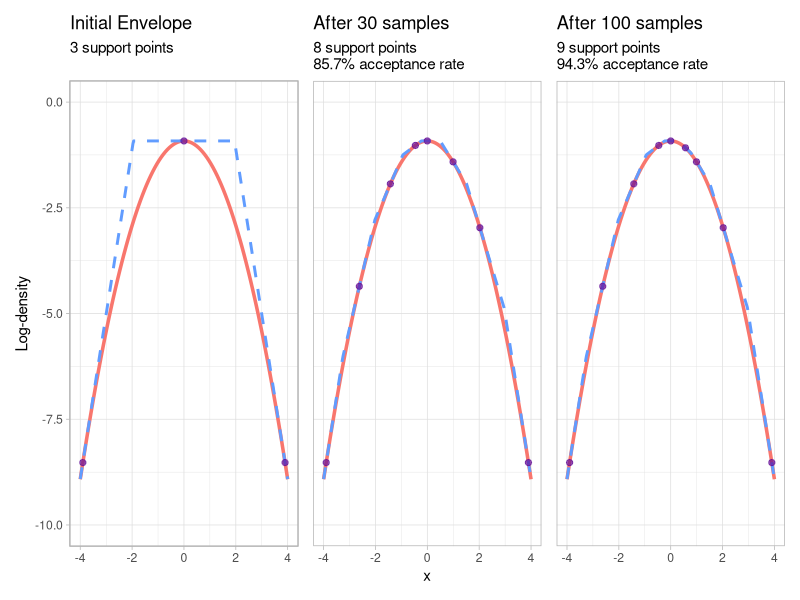
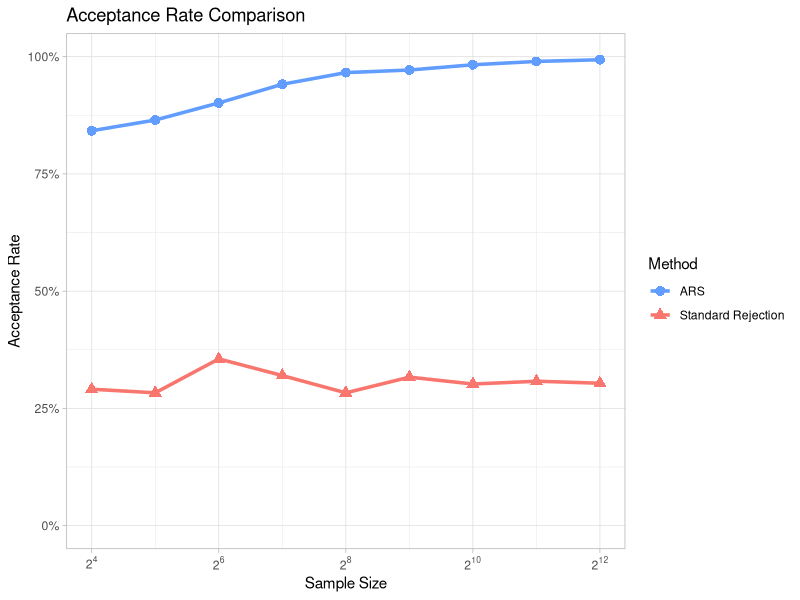
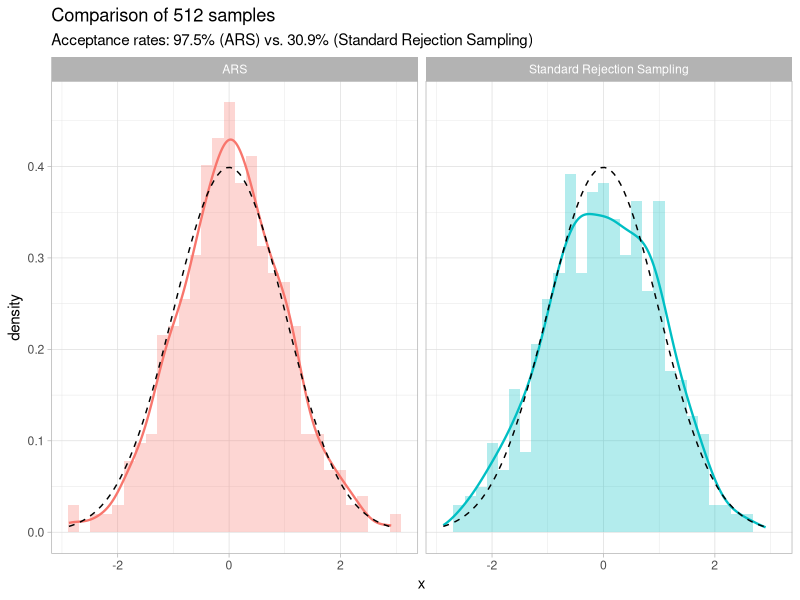
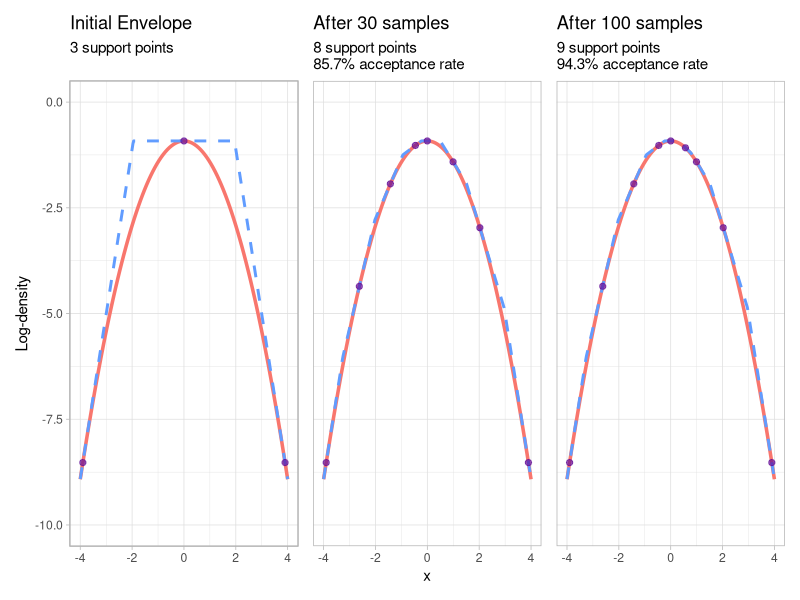
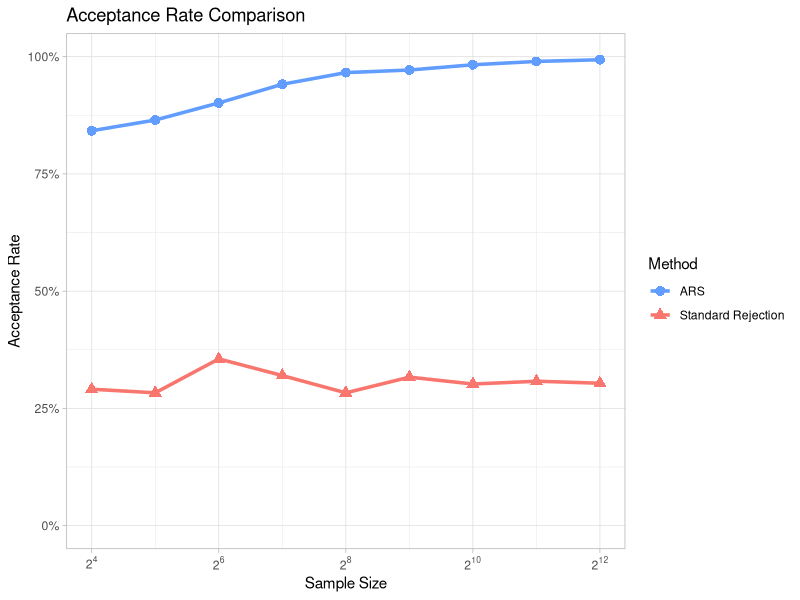
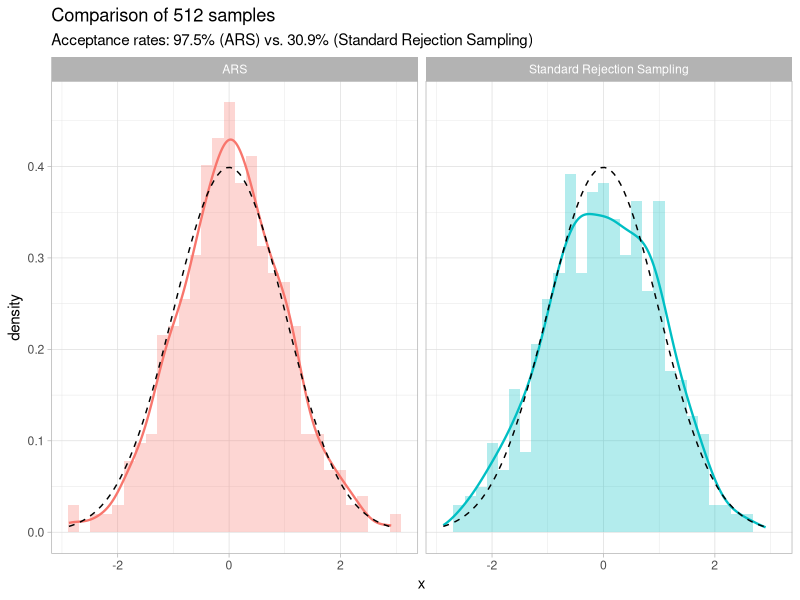

The R script that drew these images, in order:
## ---- chunk 1
knitr::opts_chunk$set(echo = TRUE, warning = FALSE)
library(tidyr)
library(dplyr)
library(ggplot2)
library(patchwork)
## ---- chunk 2
# Log-density and derivative for standard normal
log_normal_density <- function(x) {
  -0.5 * log(2 * pi) - 0.5 * x^2
}

log_normal_derivative <- function(x) {
  -x
}

normal_density <- function(x) {
  exp(log_normal_density(x))
}
## ---- chunk 3
# Standard rejection sampling with uniform proposal
standard_rejection_sampler <- function(n, domain = c(-4, 4)) {
  # Maximum of normal density on [-4, 4] is at x=0
  M <- 1 / sqrt(2 * pi)  # ≈ 0.399
  
  samples <- numeric(n)
  n_accepted <- 0
  n_total <- 0
  
  while (n_accepted < n) {
    x_prop <- runif(1, domain[1], domain[2])
    u <- runif(1)
    
    n_total <- n_total + 1
    
    if (u <= normal_density(x_prop) / M) {
      n_accepted <- n_accepted + 1
      samples[n_accepted] <- x_prop
    }
  }
  
  attr(samples, "acceptance_rate") <- n_accepted / n_total
  samples
}
## ---- chunk 4
# Function to build piecewise linear envelope structure
build_ars_envelope <- function(support_points, domain = c(-4, 4)) {
  # Sort support points
  support_points <- sort(unique(support_points))
  k <- length(support_points)
  
  # Compute log-densities and derivatives at support points
  log_f <- log_normal_density(support_points)
  df <- log_normal_derivative(support_points)
  
  # Find intersection points of adjacent tangent lines
  # Solve: log_f[i] + df[i]*(x - support_points[i]) = log_f[i+1] + df[i+1]*(x - support_points[i+1])
  intersections <- numeric(k - 1)
  for (i in 1:(k-1)) {
    intersections[i] <- (log_f[i+1] - log_f[i] - df[i+1]*support_points[i+1] + df[i]*support_points[i]) / 
                       (df[i] - df[i+1])
  }
  
  # Define envelope segments: [domain[1], intersections[1], ..., intersections[k-1], domain[2]]
  boundaries <- c(domain[1], intersections, domain[2])
  
  # Return envelope structure (without probabilities)
  list(
    support_points = support_points,
    boundaries = boundaries,
    log_f = log_f,
    df = df
  )
}
## ---- chunk 5
# Function to calculate segment probabilities
calculate_segment_probabilities <- function(envelope_info) {
  k <- length(envelope_info$support_points)
  boundaries <- envelope_info$boundaries
  log_f <- envelope_info$log_f
  df <- envelope_info$df
  
  # Compute normalization constants for each segment
  # Each segment has form: exp(a*x + b) where a = df[i], b = log_f[i] - df[i]*support_points[i]
  segment_probs <- numeric(k)
  for (i in 1:k) {
    a <- df[i]  # slope of tangent line
    b <- log_f[i] - df[i] * envelope_info$support_points[i]  # intercept
    
    if (abs(a) < 1e-10) {  # Nearly constant segment
      segment_probs[i] <- exp(b) * (boundaries[i+1] - boundaries[i])
    } else {  # Exponential segment
      segment_probs[i] <- exp(b) * (exp(a * boundaries[i+1]) - exp(a * boundaries[i])) / a
    }
  }
  
  # Return normalized probabilities
  segment_probs / sum(segment_probs)
}
## ---- chunk 6
# Function to sample from the piecewise envelope
sample_from_envelope <- function(n_samples, envelope_info, segment_probs) {
  samples <- numeric(n_samples)
  
  for (i in 1:n_samples) {
    # Step 1: Choose segment based on probabilities
    segment <- sample(1:length(segment_probs), 1, prob = segment_probs)
    
    # Step 2: Sample from chosen segment
    # Get segment parameters
    a <- envelope_info$df[segment]  # slope
    b <- envelope_info$log_f[segment] - envelope_info$df[segment] * envelope_info$support_points[segment]  # intercept
    x_min <- envelope_info$boundaries[segment]
    x_max <- envelope_info$boundaries[segment + 1]
    
    if (abs(a) < 1e-10) {
      # Nearly constant segment: uniform sampling
      samples[i] <- runif(1, x_min, x_max)
    } else {
      # Exponential segment: inverse CDF sampling
      # We want to sample from exp(ax + b) on [x_min, x_max]
      # CDF: F(x) = [exp(ax + b) - exp(a*x_min + b)] / [exp(a*x_max + b) - exp(a*x_min + b)]
      u <- runif(1)
      if (a > 0) {
        samples[i] <- log(u * (exp(a * x_max) - exp(a * x_min)) + exp(a * x_min)) / a
      } else {
        samples[i] <- log((1 - u) * (exp(a * x_min) - exp(a * x_max)) + exp(a * x_max)) / a
      }
    }
  }
  
  samples
}
## ---- chunk 7
# Complete ARS implementation
ars_sampler <- function(n, domain = c(-4, 4), eps = 0.1) {
  # Initialize support points: domain edges + midpoint
  midpoint <- mean(domain)
  support_points <- c(domain[1] + eps, midpoint, domain[2] - eps)
  
  samples <- numeric(n)
  n_accepted <- 0
  n_total <- 0
  adaptation_history <- list()
  
  # Store initial support points
  initial_support_points <- support_points
  
  while (n_accepted < n) {
    # Build envelope structure
    envelope_info <- build_ars_envelope(support_points, domain)
    
    # Calculate segment probabilities
    segment_probs <- calculate_segment_probabilities(envelope_info)
    
    # Sample from envelope
    x_prop <- sample_from_envelope(1, envelope_info, segment_probs)
    
    # Accept/reject against true density
    # Compute envelope value at proposed point
    # Find which segment contains x_prop
    segment <- which(x_prop >= envelope_info$boundaries[-length(envelope_info$boundaries)] & 
                    x_prop < envelope_info$boundaries[-1])[1]
    if (is.na(segment)) segment <- length(envelope_info$support_points)  # Handle boundary case
    
    envelope_val <- envelope_info$log_f[segment] + envelope_info$df[segment] * (x_prop - envelope_info$support_points[segment])
    log_target <- log_normal_density(x_prop)
    
    n_total <- n_total + 1
    
    if (log(runif(1)) <= log_target - envelope_val) {
      # Accept the sample
      n_accepted <- n_accepted + 1
      samples[n_accepted] <- x_prop
    } else {
      # Reject and adapt: add rejection point to support set
      support_points <- c(support_points, x_prop)
      adaptation_history[[length(adaptation_history) + 1]] <- x_prop
    }
  }
  
  attr(samples, "acceptance_rate") <- n_accepted / n_total
  attr(samples, "adaptations") <- length(adaptation_history)
  attr(samples, "initial_support_points") <- initial_support_points
  attr(samples, "final_support_points") <- sort(unique(support_points))
  samples
}
## ---- chunk 8
# Function to visualize envelope
plot_envelope <- function(n_points, same.seed = TRUE) {
  if(same.seed) {
    set.seed(42)
  }
  ars_samples <- ars_sampler(n_points)
  acceptance_rate <- attr(ars_samples, "acceptance_rate")
  support_points <- attr(ars_samples, "final_support_points")
  envelope_info <- build_ars_envelope(support_points)
  
  title = ifelse(n_points == 0, 
                 "Initial Envelope",
                 sprintf("After %d samples", n_points))
  
  x_grid <- seq(-4, 4, length.out = 300)
  true_log_density <- log_normal_density(x_grid)
  envelope <- numeric(length(x_grid))
  
  for (i in seq_along(x_grid)) {
    x <- x_grid[i]
    tangent_values <- envelope_info$log_f + envelope_info$df * (x - envelope_info$support_points)
    envelope[i] <- min(tangent_values)
  }
  
  tibble(x = x_grid, 
         envelope = envelope, 
         true_log_density = true_log_density) %>%
    ggplot(aes(x)) +
    stat_function(fun = log_normal_density, color = "#f8766d", lwd = 1.2) +
    geom_line(aes(y = envelope), color = "#619cff", lwd = 1, linetype = "dashed") +
    geom_point(data = tibble(
      x = support_points, 
      y = log_normal_density(support_points)
      ), aes(x, y), color = "#619", size = 1.8, alpha = .7) +
    scale_x_continuous(limits = c(-4, 4)) +
    scale_y_continuous(limits = c(-10, 0)) +
    theme_light() +
    labs(x = "x", y = "Log-density", 
         title = title,
         subtitle = ifelse(is.na(acceptance_rate),
                           sprintf("%d support points", length(support_points)),
                           sprintf("%d support points \n%.1f%% acceptance rate", length(support_points), 100*acceptance_rate)))
}
## ---- chunk 9
# Generate ARS samples to get initial and final support points
plots <- lapply(c(0, 30, 100), plot_envelope)

(p_envelope_comparison <- (plots[[1]] | plots[[2]] | plots[[3]]) +
 plot_layout(axes = "collect"))

## ---- chunk 10
ggsave("../Latex/figures/ars-envelope-comparison.png", plot = p_envelope_comparison, device = "png", width = 8, height = 4.5)
## ---- chunk 11
# Compare acceptance rates across sample sizes
compare_acceptance_rates <- function(sample_sizes = 2^seq(4, 12)) {
  set.seed(42)
  
  results <- tibble()
  
  for (n in sample_sizes) {
    # Standard rejection sampling
    std_samples <- standard_rejection_sampler(n)
    std_acceptance <- attr(std_samples, "acceptance_rate")
    
    # ARS
    ars_samples <- ars_sampler(n)
    ars_acceptance <- attr(ars_samples, "acceptance_rate")
    ars_adaptations <- attr(ars_samples, "adaptations")
    
    results <- rbind(results, tibble(
      n_samples = n,
      method = c("Standard Rejection", "ARS"),
      acceptance_rate = c(std_acceptance, ars_acceptance),
      adaptations = c(NA, ars_adaptations)
    ))
  }
  
  results
}

acceptance_comparison <- compare_acceptance_rates()

# Plot acceptance rates
(p_acceptance_comparison <- acceptance_comparison %>%
  ggplot(aes(log2(n_samples), acceptance_rate, color = method, shape = method)) +
  geom_line(size = 1.2) +
  geom_point(size = 3) +
  scale_color_manual(values = c("#619cff", "#f8766d")) +
  scale_shape_manual(values = c(16, 17)) +
  scale_y_continuous(labels = scales::percent_format(), limits = c(0, 1)) +
  scale_x_continuous(labels = scales::label_math(expr = 2^.x)) +
  theme_light() +
  labs(x = "Sample Size", 
       y = "Acceptance Rate", 
       title = "Acceptance Rate Comparison",
       color = "Method", shape = "Method"))
## ---- chunk 12
ggsave("../Latex/figures/ars-acceptance-comparison.png", plot = p_acceptance_comparison, device = "png", width = 10, height = 6)
## ---- chunk 13
# Generate final comparison samples
set.seed(123)
n_final <- 512

ars_final <- ars_sampler(n_final)
std_final <- standard_rejection_sampler(n_final)

(p_distr_comparison <- tibble("ARS" = ars_final, "Standard Rejection Sampling" = std_final) %>%
  pivot_longer(everything(), values_to = "value", names_to = "method") %>%
  ggplot(aes(value)) +
  geom_density(aes(color = method), lwd = .8) +
  geom_histogram(aes(y = ..density.., fill = method), alpha = .3, ) +
  stat_function(fun = dnorm, lty = "dashed") +
  guides(color = "none", fill = "none") +
  facet_wrap(~method) +
  theme_light() +
    labs(title = sprintf("Comparison of %d samples", n_final),
         subtitle = sprintf("Acceptance rates: %.1f%% (ARS) vs. %.1f%% (Standard Rejection Sampling)", 100*attr(ars_final, "acceptance_rate"), 100*attr(std_final, "acceptance_rate")),
         x = "x"))
## ---- chunk 14
ggsave("../Latex/figures/ars-distribution-comparison.png", plot = p_distr_comparison, device = "png", width = 10, height = 6)
